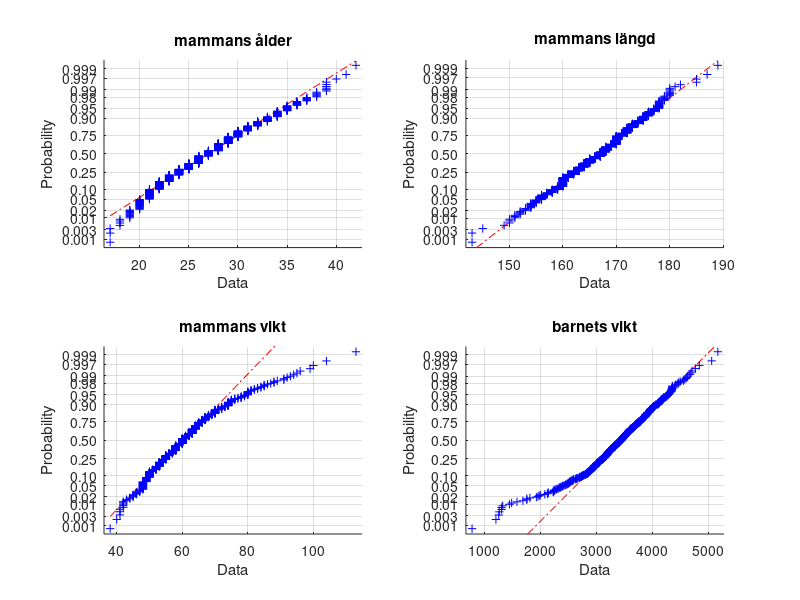

This chart was generated by the following MATLAB code: (Note: this script raises an error after producing the figure.)
load birth.dat
% Load datan som vi är intresserade över
alder = birth(:, 4);
hojd = birth(:, 16);
viktMamma = birth(:, 15);
viktBarn = birth(:, 3);

% Plotta jämförelse med Normalfördelning

subplot(2,2,1)
normplot(alder), title('mammans ålder')
subplot(2,2,2)
normplot(hojd), title("mammans längd") 
subplot(2,2,3)
normplot(viktMamma), title("mammans vikt") 
subplot(2,2,4)
normplot(viktBarn), title("barnets vikt")


alder = birth(:, 4);
hojd = birth(:, 16);
viktMamma = birth(:, 15);
viktBarn = birth(:, 3); 
procent = 0.05;
% Kollar JB-test
alderJB = jbtest(alder, procent); 
hojdJB = jbtest(hojd, procent); 
viktMammaJB = jbtest(viktMamma, procent); 
viktBarnJB = jbtest(viktBarn, procent); 
fprintf('\nMammans ålder är Normalfördelad'), if alderJB==1, fprintf(", är falsk"), end
fprintf('\nMammans längd är Normalfördelad'), if hojdJB==1, fprintf(", är falsk"), end
fprintf('\nMammans vikt är Normalfördelad'), if viktMammaJB==1, fprintf(", är falsk"), end
fprintf('\nBarnets vikt är Normalfördelad'), if viktBarnJB==1, fprintf(", är falsk"), end


load moore.dat 

x = moore(:, 1); 
y = moore(:, 2); 
%Transistorernas värde från expontentiellt till länjärt 
w = log(y); 

% matris med 1or till vänster och datavärden till höger
X = [ones(length(x),1), x]; 

[B_circumflex,bint,r,rint,STATS] = regress(w, X);
w_circumflex = X*B_circumflex; 
figure 
plot(x, w) 
hold on 
plot(x, w_circumflex) 

%Kollar om skillnaden mellan datan (w) och modellens värde (w_circumflex) (moore's lag) är normalfördelat figure 
diff = w-w_circumflex; 
subplot(2,1,1), normplot(diff), subplot(2,1,2), hist(diff) 

% Få R^2 
R2 = STATS(1); 
% Funktion för antal transistorer/ytenhet för något år enligt modellen, använder ekvation för att hitta
% wi=log(yi)=0+1xi
antal2025 = exp(B_circumflex(1) + B_circumflex(2)*2025); 
fprintf('2025 antal: %d \n', antal2025) 
fprintf('R^2: %d \n', R2)


load birth.dat

%hur mammans längd påverkar barnens vikt, scatter plot
%enkel linjär modell, liten positiv relation
langdM = birth(:,16);   % Mammans längd
viktB = birth(:,3);    % Barns vikt

X = [ones(length(langdM),1), langdM];
B_circumflex = regress(viktB, X);
viktB_circumflex = X*B_circumflex;  % Skattning av barnets vikt

%plottar koden ovan
figure
scatter(langdM, viktB)
hold on
plot(langdM, viktB_circumflex)

%multipel linjär regressionsmodell med alla andra variabler
%innehåller mammans vikt, rökvanor, alkoholvanor i relation till barnens vikt
viktM = birth(:,15);      % Mammans vikt
rokM = birth(:,20)==3;   % Om mamman röker
drickM = birth(:,26)==2;   % Om mamman dricker

viktB2 = birth(:, 3);      % Barns vikt

X2 = [ones(size(viktM)), viktM, rokM, drickM];
[B,BINT,R] = regress(viktB2, X2);
viktB2_circumflex = X2*B;    % Skattning av barnets vikt 

fprintf('%d \n %d \n %d \n %d \n', B, BINT(:,1), BINT(:,2))
% Residualer verklig - regressvärde
figure
normplot(R)